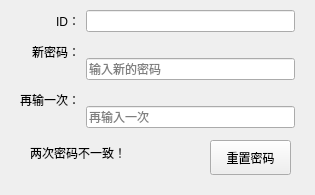
<?xml version="1.0" encoding="UTF-8"?>
<ui version="4.0">
 <class>ResetPass</class>
 <widget class="QWidget" name="ResetPass">
  <property name="geometry">
   <rect>
    <x>0</x>
    <y>0</y>
    <width>315</width>
    <height>195</height>
   </rect>
  </property>
  <property name="windowTitle">
   <string>密码重置</string>
  </property>
  <widget class="QPushButton" name="reset_btn">
   <property name="geometry">
    <rect>
     <x>210</x>
     <y>140</y>
     <width>81</width>
     <height>35</height>
    </rect>
   </property>
   <property name="text">
    <string>重置密码</string>
   </property>
  </widget>
  <widget class="QWidget" name="layoutWidget">
   <property name="geometry">
    <rect>
     <x>20</x>
     <y>10</y>
     <width>275</width>
     <height>118</height>
    </rect>
   </property>
   <layout class="QGridLayout" name="gridLayout">
    <item row="0" column="0">
     <widget class="QLabel" name="id">
      <property name="text">
       <string>ID：</string>
      </property>
      <property name="alignment">
       <set>Qt::AlignRight|Qt::AlignTrailing|Qt::AlignVCenter</set>
      </property>
     </widget>
    </item>
    <item row="0" column="1">
     <widget class="QLineEdit" name="id_edit"/>
    </item>
    <item row="1" column="0">
     <widget class="QLabel" name="pass0">
      <property name="text">
       <string>新密码：</string>
      </property>
      <property name="alignment">
       <set>Qt::AlignRight|Qt::AlignTrailing|Qt::AlignVCenter</set>
      </property>
     </widget>
    </item>
    <item row="1" column="1" rowspan="2">
     <widget class="QLineEdit" name="pass0_edit">
      <property name="echoMode">
       <enum>QLineEdit::Password</enum>
      </property>
      <property name="placeholderText">
       <string>输入新的密码</string>
      </property>
     </widget>
    </item>
    <item row="2" column="0" rowspan="2">
     <widget class="QLabel" name="pass1">
      <property name="text">
       <string>再输一次：</string>
      </property>
     </widget>
    </item>
    <item row="3" column="1">
     <widget class="QLineEdit" name="pass1_edit">
      <property name="echoMode">
       <enum>QLineEdit::Password</enum>
      </property>
      <property name="placeholderText">
       <string>再输入一次</string>
      </property>
     </widget>
    </item>
   </layout>
  </widget>
  <widget class="QLabel" name="pass_diff">
   <property name="geometry">
    <rect>
     <x>30</x>
     <y>140</y>
     <width>144</width>
     <height>26</height>
    </rect>
   </property>
   <property name="text">
    <string>两次密码不一致！</string>
   </property>
  </widget>
 </widget>
 <resources/>
 <connections/>
</ui>
